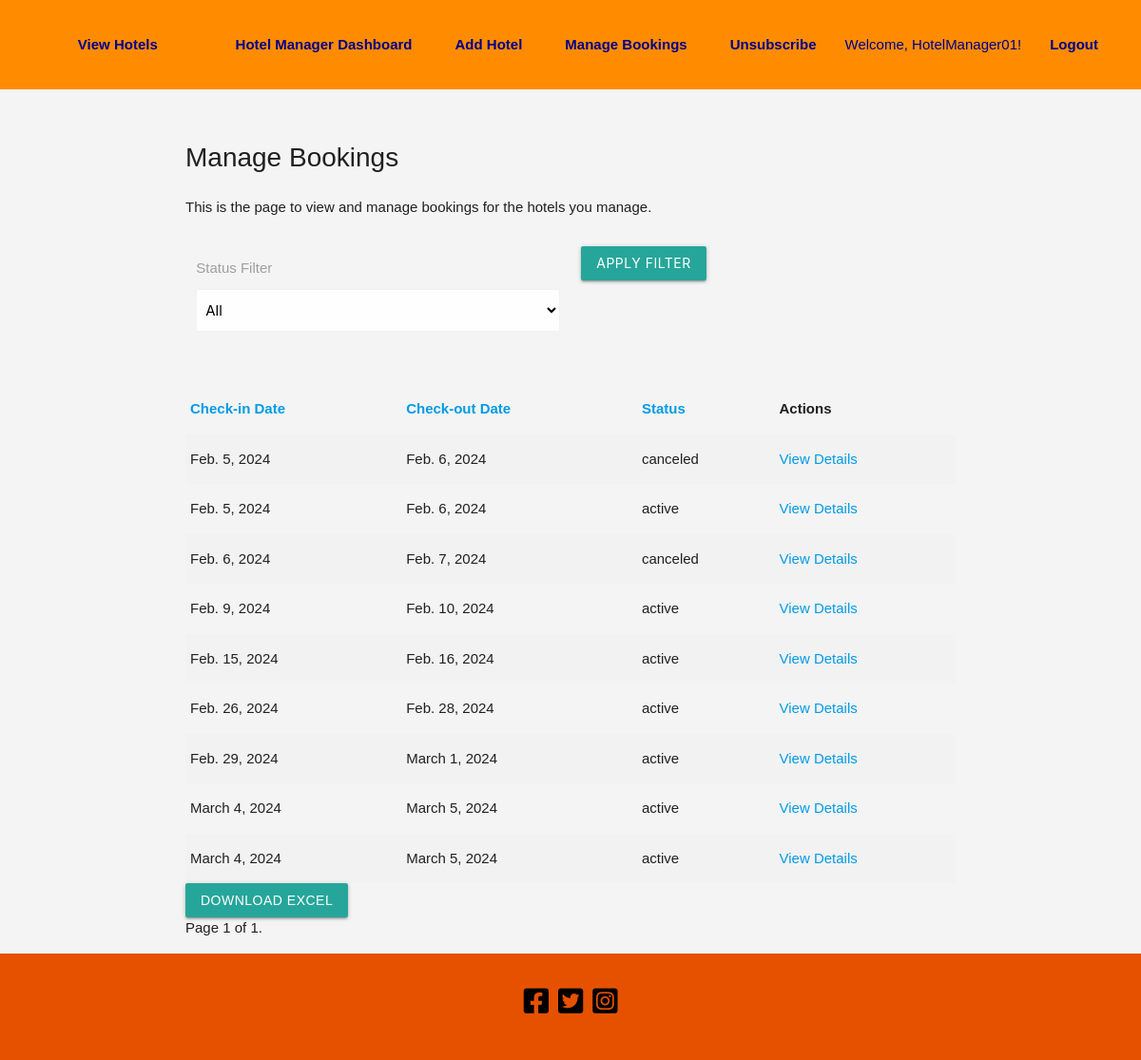
The app's page /hotel-manager/hotel-manager/manage-bookings/ (signed in), older data.
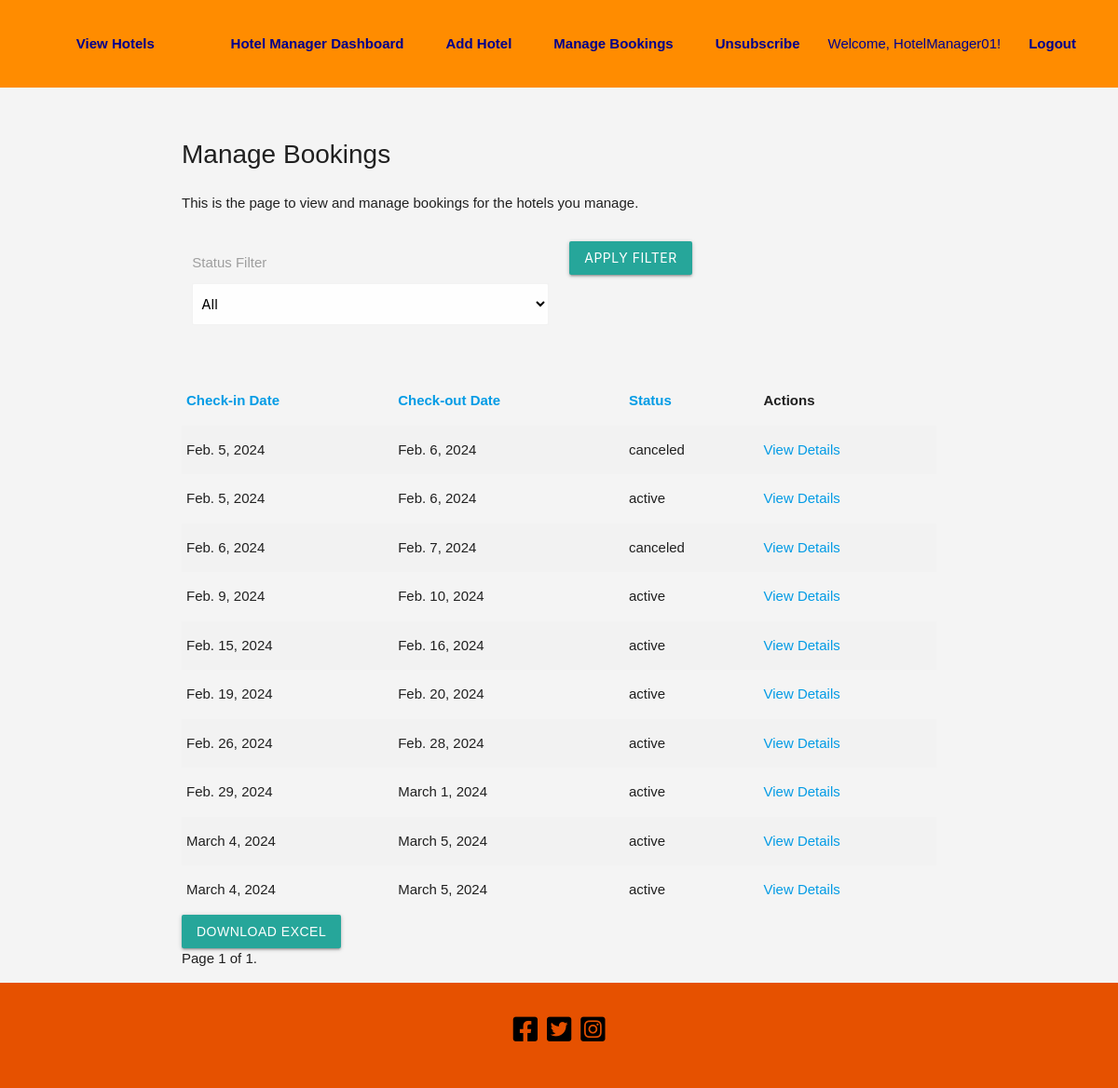
The same page, newer data.
### hotel_your_choice/models.py (models this page shows, shortened)
class Booking(models.Model):
    STATUS_ACTIVE = "active"
    STATUS_CANCELED = "canceled"
    STATUS_RESCHEDULED = "rescheduled"
    STATUS_CHOICES = [
        (STATUS_ACTIVE, "Booking Active"),
        (STATUS_CANCELED, "Booking Canceled"),
        (STATUS_RESCHEDULED, "Booking Rescheduled"),
    ]
    user = models.ForeignKey(get_user_model(), on_delete=models.CASCADE)
    hotel = models.ForeignKey(Hotel, on_delete=models.CASCADE)
    check_in_date = models.DateField()
    check_out_date = models.DateField()
    guests = models.PositiveIntegerField()
    issued_date = models.DateField(auto_now_add=True)
    rating = models.PositiveIntegerField(null=True, blank=True)
    status = models.CharField(
        max_length=20, choices=STATUS_CHOICES, default=STATUS_ACTIVE
    )
    canceled_by = models.ForeignKey(
        get_user_model(),
        on_delete=models.SET_NULL,
        null=True,
        blank=True,
        related_name="canceled_bookings",
    )
    original_booking = models.ForeignKey(
        "self", null=True, blank=True, on_delete=models.SET_NULL
    )

### hotel_your_choice/views.py (the view)
@login_required
def manage_bookings(request, booking_id=None):
    bookings = Booking.objects.filter(hotel__manager=request.user)
    sort_by = request.GET.get('sort_by', 'check_in_date')
    status_filter = request.GET.get('status_filter', 'all')
    if status_filter != 'all':
        bookings = bookings.filter(status=status_filter)
    bookings = bookings.order_by(sort_by)
    page = request.GET.get('page', 1)
    items_per_page = 10  # Adjust as needed
    paginator = Paginator(bookings, items_per_page)
    try:
        bookings = paginator.page(page)
    except PageNotAnInteger:
        bookings = paginator.page(1)
    except EmptyPage:
        bookings = paginator.page(paginator.num_pages)
    if request.method == 'POST':
        modify_form = ModifyBookingForm(request.POST)
        if modify_form.is_valid():
            booking_id = modify_form.cleaned_data['booking_id']
            modified_booking = get_object_or_404(Booking, id=booking_id)
            modified_booking.save()
            return HttpResponseRedirect(request.path_info)
    else:
        modify_form = ModifyBookingForm()
    if booking_id:
        selected_booking = get_object_or_404(Booking, id=booking_id)
        return render(request, 'hotel_your_choice/hotel_manager/view_booking_details.html', {'selected_booking': selected_booking})
    return render(request, 'hotel_your_choice/hotel_manager/manage_bookings.html', {
        'bookings': bookings,
        'modify_form': modify_form,
    })

### hotel_your_choice/forms.py
class ModifyBookingForm(forms.ModelForm):
    class Meta:
        model = Booking
        fields = '__all__'

### hotel_your_choice/templates/hotel_your_choice/hotel_manager/manage_bookings.html (shortened to what this page needs)
{% extends 'base_generic.html' %}
{% load static %}
{% block content %}
<h1>Manage Bookings</h1>
<p>This is the page to view and manage bookings for the hotels you manage.</p>
    <div class="row">
        <form class="col s12" method="get" action="">
            <div class="row">
                <div class="input-field col s6">
                    <label for="status_filter">Status Filter</label>
                    <select id="status_filter" name="status_filter" class="browser-default" style="margin-top: 45px;">
                        <option value="all" {% if request.GET.status_filter == 'all' %}selected{% endif %}>All</option>
                    </select>
                </div>
                <div class="input-field col s6">
                    <button class="btn waves-effect waves-light" type="submit">Apply Filter</button>
                </div>
            </div>
        </form>
    </div>
<table class="striped">
    <thead>
        <tr>
            <th><a href="?sort_by=check_in_date">Check-in Date</a></th>
            <th><a href="?sort_by=check_out_date">Check-out Date</a></th>
            <th><a href="?sort_by=status">Status</a></th>
            <th>Actions</th>
        </tr>
    </thead>
    <tbody>
        {% for booking in bookings %}
        <tr>
            <td>{{ booking.check_in_date }}</td>
            <td>{{ booking.check_out_date }}</td>
            <td>{{ booking.status }}</td>
            <td>
                <a href="{% url 'hotel_your_choice:view_booking_details' booking_id=booking.id %}">View Details</a>
            </td>
        </tr>
        {% endfor %}
    </tbody>
</table>
<a href="{% url 'hotel_your_choice:download_excel' %}" class="btn waves-effect waves-light">Download Excel</a>
<div class="pagination">
    <span class="step-links">
        <span class="current">
            Page {{ bookings.number }} of {{ bookings.paginator.num_pages }}.
        </span>
    </span>
</div>
{% endblock %}

Row changes from the older to the newer data that the page shows:
added Booking: check_in_date "Feb. 19, 2024", check_out_date "Feb. 20, 2024", status "active"
